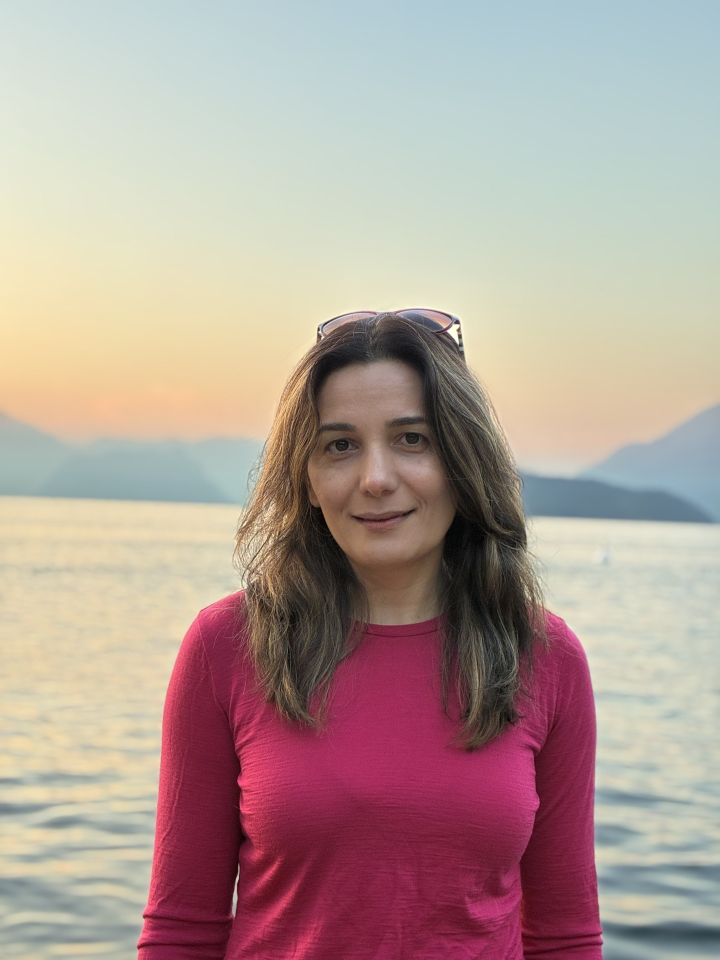
#> input picture apps/paint/gallery/photo.jpg, 1440 x 1920 px, given in place of photo.png, which was not available (shown at 1/2 size)
$ python compare.py --ref photo.png --img painting.png --out out_dir
#> lines starting #> are read from the running program, lines starting #| are printed output that depends on the picture; after the words box and inside, x2 and y2 are one past the last pixel; in counts of white or black regions, pixels touching at a corner belong together; pictures that were not available may be replaced by others from this repository, and a replacement may not be noted
#!/usr/bin/env python3
"""Compare a painting against its reference photo.

Usage:
    python compare.py --ref photo.png --img painting.png --out out_dir

Writes metrics.json, side.png, heat.png and report.txt to out_dir.
The comparison happens at the reference image's own size: the painting is
resized to it when the two differ, so any canvas size works.
"""
import argparse
import json
import os

import cv2
import numpy as np
from skimage.color import rgb2lab
from skimage.metrics import structural_similarity as ssim

GRID_COLS, GRID_ROWS = 6, 8
DE_HEATMAP_CAP = 40.0  # dE at or above this maps to the hottest heatmap colour
BLUR_SIGMA = 4
LABEL_BASE = 720.0  # the size the label font was tuned for


def load_image(path, size=None):
    """Read an image. With size = (w, h) the image is resized to it if needed."""
#> called with path = 'photo.png'
    img = cv2.imread(path, cv2.IMREAD_COLOR)
#> img is the input picture: shape (1920, 1440, 3); mean B, G, R 151.8, 158.8, 177.7
    if img is None:
        raise SystemExit(f"error: cannot read image: {path}")
    if size is not None and (img.shape[1], img.shape[0]) != size:
        interp = cv2.INTER_AREA if img.shape[1] > size[0] else cv2.INTER_CUBIC
        img = cv2.resize(img, size, interpolation=interp)
    return img


def to_lab(img_bgr):
    rgb = cv2.cvtColor(img_bgr, cv2.COLOR_BGR2RGB).astype(np.float64) / 255.0
    return rgb2lab(rgb)


def bgr_mean_to_hex(bgr_mean):
    b, g, r = (int(round(c)) for c in bgr_mean)
    return "#{:02x}{:02x}{:02x}".format(r, g, b)


def cell_bounds(col, row, w, h):
    """Cell edges for a w x h image. Integer division puts any remainder in the
    last column and row, so the cells always cover the whole picture."""
    x0, x1 = col * w // GRID_COLS, (col + 1) * w // GRID_COLS
    y0, y1 = row * h // GRID_ROWS, (row + 1) * h // GRID_ROWS
    return x0, y0, x1, y1


def make_hint(ref_lab_mean, img_lab_mean):
    dL = img_lab_mean[0] - ref_lab_mean[0]
    da = img_lab_mean[1] - ref_lab_mean[1]
    db = img_lab_mean[2] - ref_lab_mean[2]
    parts = []
    if abs(dL) > 2:
        parts.append("too dark" if dL < 0 else "too light")
    if abs(da) > 2:
        parts.append("too green" if da < 0 else "too red")
    if abs(db) > 2:
        parts.append("too blue" if db < 0 else "too yellow")
    return ", ".join(parts) if parts else "close match"


def build_grid(de_map, lab_ref, lab_img, ref_bgr, img_bgr):
    """Return (grid, cells): grid[row][col] = mean dE; cells = flat list with
    per-cell colours and a plain-word hint about the difference."""
    h, w = de_map.shape[:2]
    grid = [[0.0] * GRID_COLS for _ in range(GRID_ROWS)]
    cells = []
    for row in range(GRID_ROWS):
        for col in range(GRID_COLS):
            x0, y0, x1, y1 = cell_bounds(col, row, w, h)
            mean_de = float(de_map[y0:y1, x0:x1].mean())
            grid[row][col] = mean_de

            ref_bgr_mean = ref_bgr[y0:y1, x0:x1].reshape(-1, 3).mean(axis=0)
            img_bgr_mean = img_bgr[y0:y1, x0:x1].reshape(-1, 3).mean(axis=0)
            ref_lab_mean = lab_ref[y0:y1, x0:x1].reshape(-1, 3).mean(axis=0)
            img_lab_mean = lab_img[y0:y1, x0:x1].reshape(-1, 3).mean(axis=0)

            cells.append({
                "col": col,
                "row": row,
                "x0": x0, "y0": y0, "x1": x1, "y1": y1,
                "delta_e": mean_de,
                "ref_rgb": [int(round(ref_bgr_mean[2])), int(round(ref_bgr_mean[1])), int(round(ref_bgr_mean[0]))],
                "img_rgb": [int(round(img_bgr_mean[2])), int(round(img_bgr_mean[1])), int(round(img_bgr_mean[0]))],
                "ref_hex": bgr_mean_to_hex(ref_bgr_mean),
                "img_hex": bgr_mean_to_hex(img_bgr_mean),
                "hint": make_hint(ref_lab_mean, img_lab_mean),
            })
    return grid, cells


def draw_grid_overlay(img, values=None):
    """Copy img and draw the 6x8 grid with 'c{col}r{row}' labels (and an
    optional numeric value per cell) in outlined text for readability."""
    out = img.copy()
    h, w = out.shape[:2]
    k = max(1.0, w / LABEL_BASE)  # lines and labels grow with the picture
    lw = max(1, int(round(k)))
    white = (255, 255, 255)
    for col in range(1, GRID_COLS):
        x = cell_bounds(col, 0, w, h)[0]
        cv2.line(out, (x, 0), (x, h), white, lw, cv2.LINE_AA)
    for row in range(1, GRID_ROWS):
        y = cell_bounds(0, row, w, h)[1]
        cv2.line(out, (0, y), (w, y), white, lw, cv2.LINE_AA)
    cv2.rectangle(out, (0, 0), (w - 1, h - 1), white, lw, cv2.LINE_AA)

    font = cv2.FONT_HERSHEY_SIMPLEX
    for row in range(GRID_ROWS):
        for col in range(GRID_COLS):
            x0, y0, _, _ = cell_bounds(col, row, w, h)
            label = f"c{col}r{row}"
            _put_outlined_text(out, label, (x0 + int(3 * k), y0 + int(13 * k)), font, 0.32 * k, lw)
            if values is not None:
                val = f"{values[row][col]:.1f}"
                _put_outlined_text(out, val, (x0 + int(3 * k), y0 + int(27 * k)), font, 0.32 * k, lw)
    return out


def _put_outlined_text(img, text, org, font, scale, lw=1):
    cv2.putText(img, text, org, font, scale, (0, 0, 0), lw * 2, cv2.LINE_AA)
    cv2.putText(img, text, org, font, scale, (255, 255, 255), lw, cv2.LINE_AA)


def make_heatmap(de_map):
    norm = np.clip(de_map / DE_HEATMAP_CAP, 0, 1)
    norm_u8 = (norm * 255).astype(np.uint8)
    colormap = getattr(cv2, "COLORMAP_TURBO", cv2.COLORMAP_JET)
    return cv2.applyColorMap(norm_u8, colormap)


def write_report(path, ref_path, img_path, metrics, cells):
    lines = []
    lines.append("Paint comparison report")
    lines.append("========================")
    lines.append(f"ref: {ref_path}")
    lines.append(f"img: {img_path}")
    lines.append(f"size: {metrics['width']}x{metrics['height']}")
    lines.append("")
    lines.append(f"SSIM (gray):            {metrics['ssim_gray']:.4f}")
    lines.append(f"SSIM (blurred, sigma=4): {metrics['ssim_blur']:.4f}")
    lines.append(f"Delta E mean (Lab):     {metrics['delta_e_mean']:.2f}")
    lines.append(f"PSNR:                   {metrics['psnr']:.2f} dB")
    lines.append("")
    lines.append("Grid, mean dE per cell (rows top to bottom, cols left to right):")
    for row in range(GRID_ROWS):
        row_vals = " ".join(f"{v:5.1f}" for v in metrics["grid"]["delta_e"][row])
        lines.append(f"  r{row}: {row_vals}")
    lines.append("")
    worst_sorted = sorted(cells, key=lambda c: c["delta_e"], reverse=True)[:8]
    lines.append("Worst 8 cells (biggest dE first):")
    for c in worst_sorted:
        lines.append(
            f"  c{c['col']}r{c['row']}  dE={c['delta_e']:.1f}  "
            f"ref={c['ref_hex']}  img={c['img_hex']}  -> {c['hint']}"
        )
    with open(path, "w") as f:
        f.write("\n".join(lines) + "\n")


def main():
    p = argparse.ArgumentParser(description="Compare a painting against its reference photo.")
    p.add_argument("--ref", required=True, help="path to the reference image")
    p.add_argument("--img", required=True, help="path to the painting to check")
    p.add_argument("--out", required=True, help="output directory")
    args = p.parse_args()

    os.makedirs(args.out, exist_ok=True)

    ref_bgr = load_image(args.ref)
    size = (ref_bgr.shape[1], ref_bgr.shape[0])
#> size = (1440, 1920)
    img_bgr = load_image(args.img, size)

    ref_gray = cv2.cvtColor(ref_bgr, cv2.COLOR_BGR2GRAY)
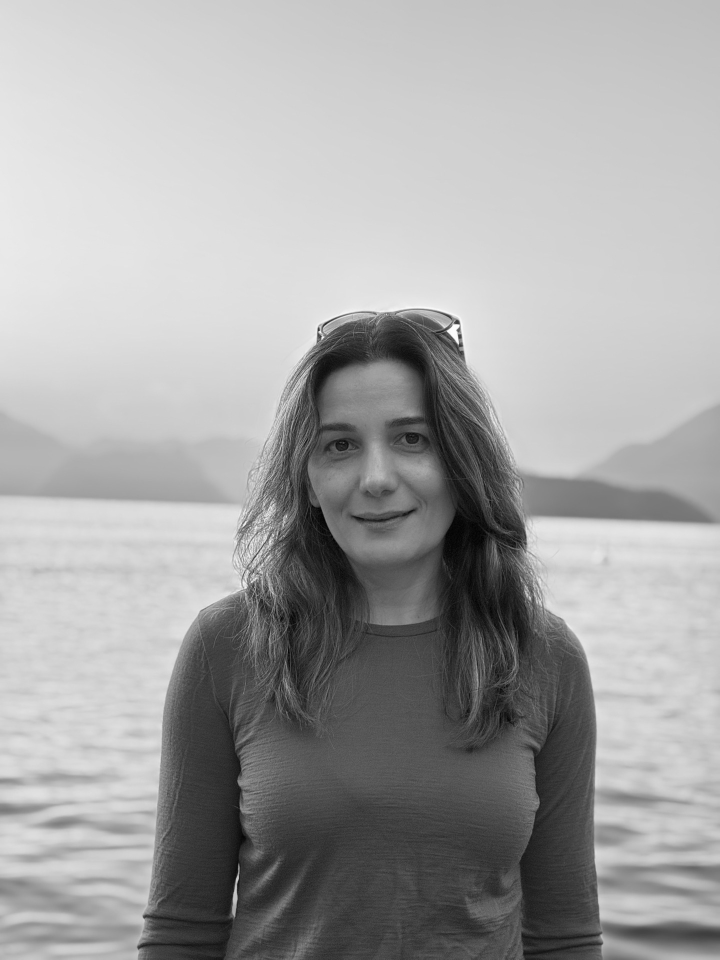
#> ref_gray: shape (1920, 1440) (shown at 1/2 size); min 0, max 254, mean 163.6
    img_gray = cv2.cvtColor(img_bgr, cv2.COLOR_BGR2GRAY)
    ssim_gray = float(ssim(ref_gray, img_gray, data_range=255))
#> ssim_gray = 1

    ref_blur = cv2.GaussianBlur(ref_gray, (0, 0), sigmaX=BLUR_SIGMA)
    img_blur = cv2.GaussianBlur(img_gray, (0, 0), sigmaX=BLUR_SIGMA)
    ssim_blur = float(ssim(ref_blur, img_blur, data_range=255))
#> ssim_blur = 1

    lab_ref = to_lab(ref_bgr)
#> in to_lab, `rgb = cv2.cvtColor(img_bgr, cv2.COLOR_BGR2RGB).astype(np.float64) / 25..`:
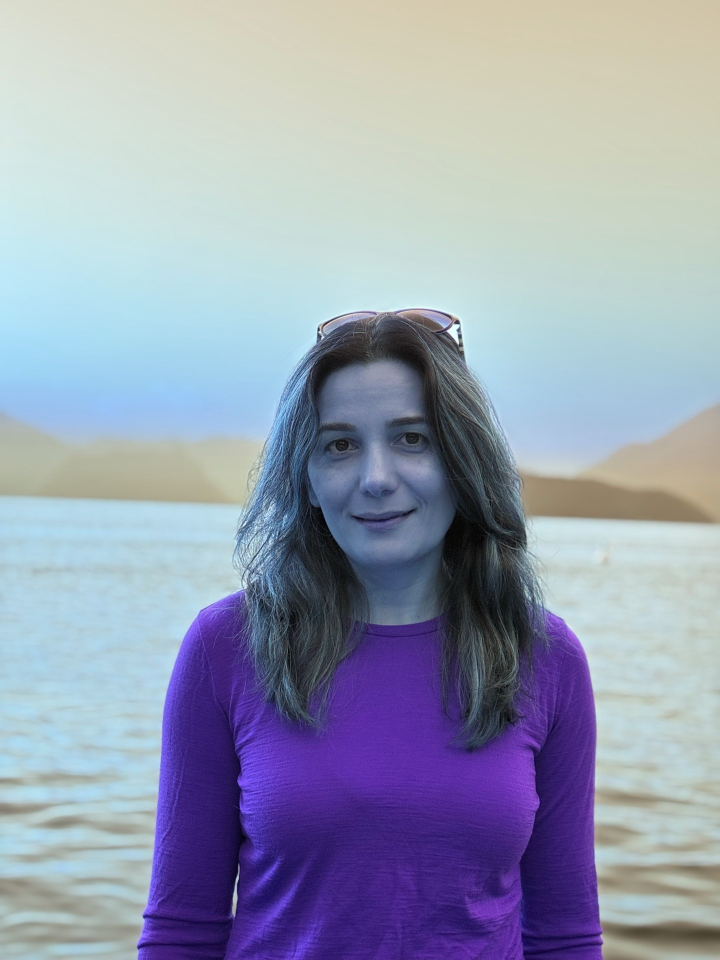
#> rgb: shape (1920, 1440, 3) float64 (shown at 1/2 size); mean B, G, R 0.697, 0.623, 0.595
#> in to_lab, `return rgb2lab(rgb)`:
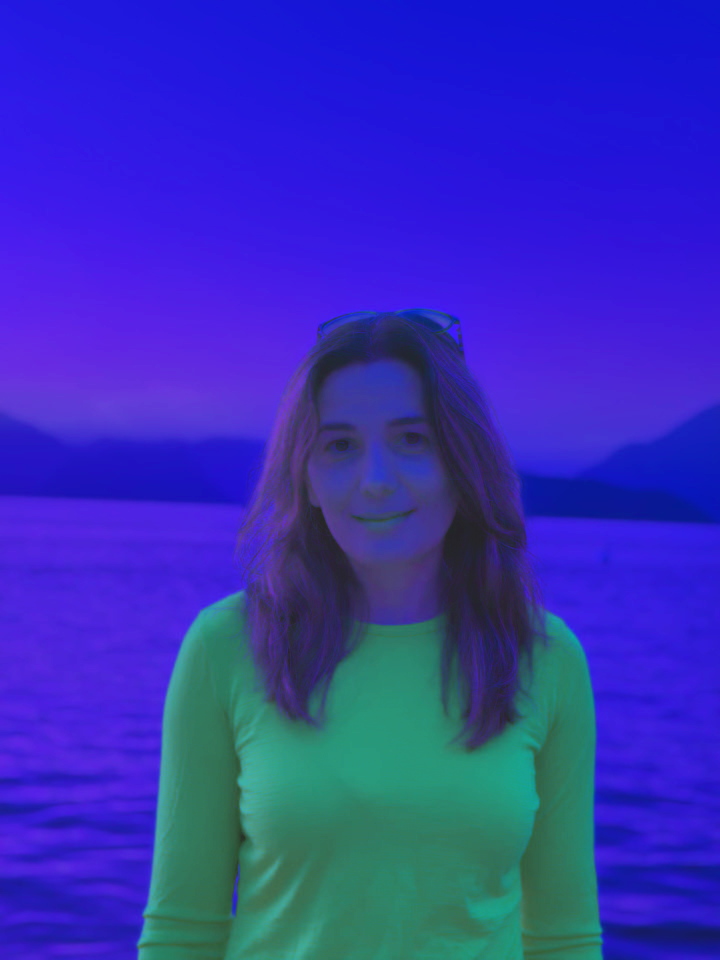
#> returned value: shape (1920, 1440, 3) float64 (shown at 1/2 size); mean of channels 0, 1, 2 66.8, 6.5, 7.6; drawn with min black and max white
    lab_img = to_lab(img_bgr)
    de_map = np.sqrt(((lab_ref - lab_img) ** 2).sum(axis=2))
#> de_map: shape (1920, 1440) float64; every value is 0
    delta_e_mean = float(de_map.mean())
#> delta_e_mean = 0

    mse = float(np.mean((ref_bgr.astype(np.float64) - img_bgr.astype(np.float64)) ** 2))
#> mse = 0
    psnr = 100.0 if mse == 0 else 20 * np.log10(255.0) - 10 * np.log10(mse)
#> psnr = 100

    grid, cells = build_grid(de_map, lab_ref, lab_img, ref_bgr, img_bgr)
#> after the loop in build_grid, `for row in range(GRID_ROWS):`: cells = 48 items; grid = [[0, 0, 0, 0, 0, 0], [0, 0, 0, 0, 0, 0], [0, 0, 0, 0, 0, 0], [0, 0, 0, 0, 0, 0], [0, 0, 0, 0, 0, 0], [0, 0, 0, 0, 0, 0], [0, 0, 0, 0, 0, 0], [0, 0, 0, 0, 0, 0]]
#> cells = 48 items
    worst_cells = sorted(cells, key=lambda c: c["delta_e"], reverse=True)[:8]
#> worst_cells = 8 items

    metrics = {
        "width": size[0],
        "height": size[1],
        "ssim_gray": ssim_gray,
        "ssim_blur": ssim_blur,
        "delta_e_mean": delta_e_mean,
        "psnr": float(psnr),
        "grid": {"cols": GRID_COLS, "rows": GRID_ROWS, "delta_e": grid},
        "worst_cells": worst_cells,
    }

    with open(os.path.join(args.out, "metrics.json"), "w") as f:
        json.dump(metrics, f, indent=2)

    heat = make_heatmap(de_map)
#> in make_heatmap, `norm_u8 = (norm * 255).astype(np.uint8)`: norm_u8: shape (1920, 1440); every value is 0
    panel_ref = draw_grid_overlay(ref_bgr)
#> after the loop in draw_grid_overlay, `for col in range(1, GRID_COLS):`: out: shape (1920, 1440, 3); 1.74% of pixels changed, all inside (x1, y1, x2, y2) = (238, 0, 1203, 1920)
#> after the loop in draw_grid_overlay, `for row in range(1, GRID_ROWS):`: out: shape (1920, 1440, 3); mean B, G, R 154.4, 161.1, 179.6
#> in draw_grid_overlay, `cv2.rectangle(out, (0, 0), (w - 1, h - 1), white, lw, cv2.LINE_AA)`: out: shape (1920, 1440, 3); mean B, G, R 154.8, 161.5, 180
#> in draw_grid_overlay, `font = cv2.FONT_HERSHEY_SIMPLEX`: font = 0
#> the loop in draw_grid_overlay, `for row in range(GRID_ROWS):` made 8 passes
#> after the loop in draw_grid_overlay, `for row in range(GRID_ROWS):`: out: shape (1920, 1440, 3); mean B, G, R 154.9, 161.5, 179.9
    panel_img = draw_grid_overlay(img_bgr)
    panel_heat = draw_grid_overlay(heat, values=grid)
#> after the loop in draw_grid_overlay (call 3), `for col in range(1, GRID_COLS):`: out: shape (1920, 1440, 3); mean of channels 0, 1, 2 61.3, 20.8, 50.5
#> after the loop in draw_grid_overlay (call 3), `for row in range(1, GRID_ROWS):`:
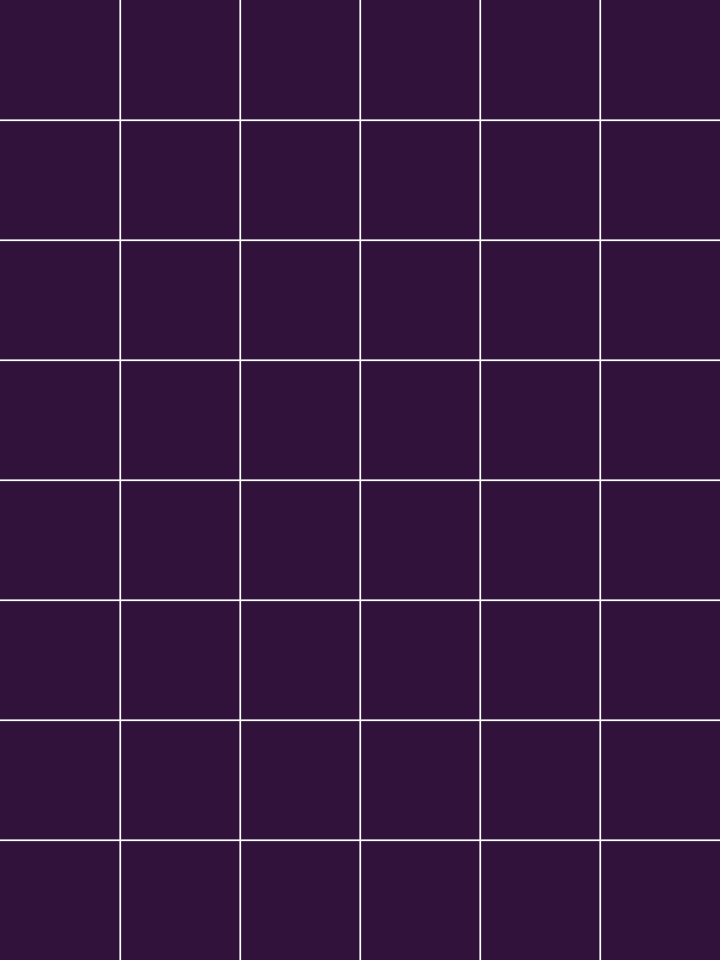
#> out: shape (1920, 1440, 3) (shown at 1/2 size); mean of channels 0, 1, 2 63.8, 23.8, 53; drawn as B, G, R
#> in draw_grid_overlay (call 3), `cv2.rectangle(out, (0, 0), (w - 1, h - 1), white, lw, cv2.LINE_AA)`: out: shape (1920, 1440, 3); 0.72% of pixels changed, all inside (x1, y1, x2, y2) = (0, 0, 1440, 1920)
#> after the loop in draw_grid_overlay (call 3), `for row in range(GRID_ROWS):`:
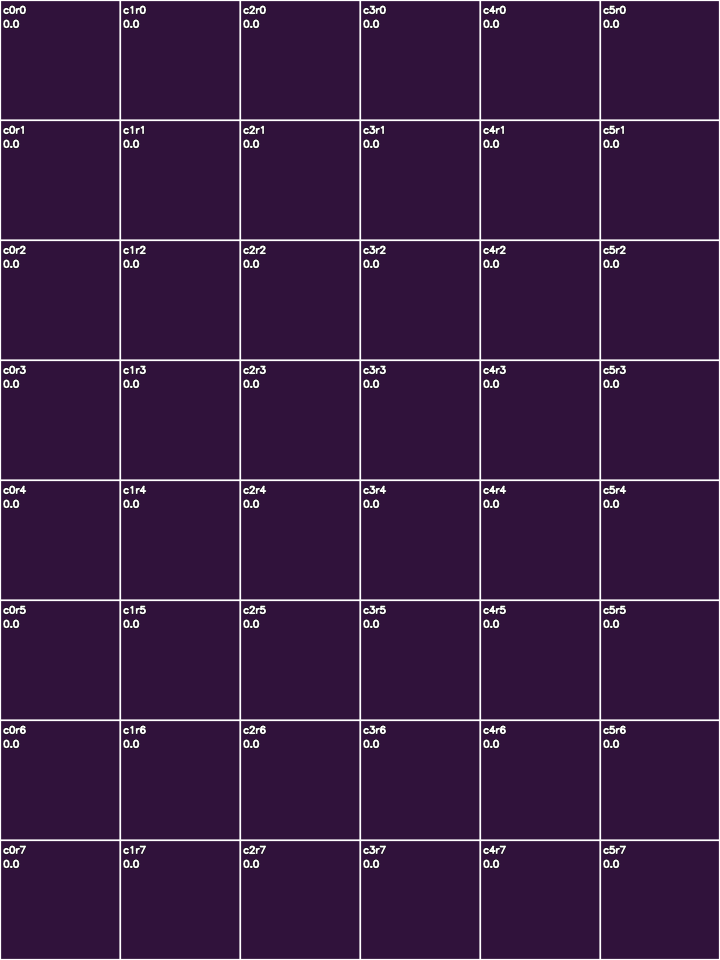
#> out: shape (1920, 1440, 3) (shown at 1/2 size); mean of channels 0, 1, 2 66.7, 27.7, 56.2; drawn as B, G, R

    cv2.imwrite(os.path.join(args.out, "heat.png"), panel_heat)

    sep = np.full((size[1], 4, 3), 255, dtype=np.uint8)
    side = np.hstack([panel_ref, sep, panel_img, sep, panel_heat])
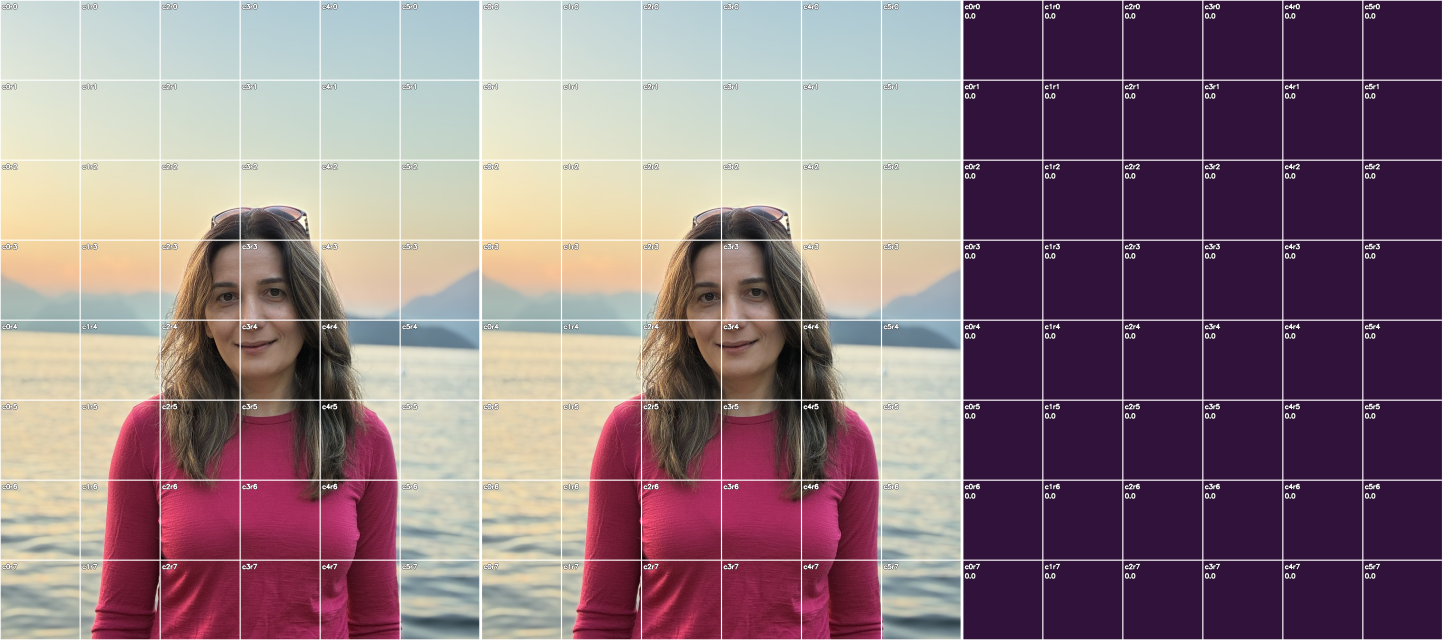
#> side: shape (1920, 4328, 3) (shown at 1/3 size); mean B, G, R 125.7, 117.2, 138.9
    cv2.imwrite(os.path.join(args.out, "side.png"), side)

    write_report(os.path.join(args.out, "report.txt"), args.ref, args.img, metrics, cells)
#> the loop in write_report, `for c in worst_sorted:` made 8 passes

    print(
        f"ssim_gray={ssim_gray:.4f} ssim_blur={ssim_blur:.4f} "
        f"delta_e_mean={delta_e_mean:.2f} psnr={psnr:.2f} -> {args.out}"
    )
#| ssim_gray=1.0000 ssim_blur=1.0000 delta_e_mean=0.00 psnr=100.00 -> out_dir


if __name__ == "__main__":
    main()
